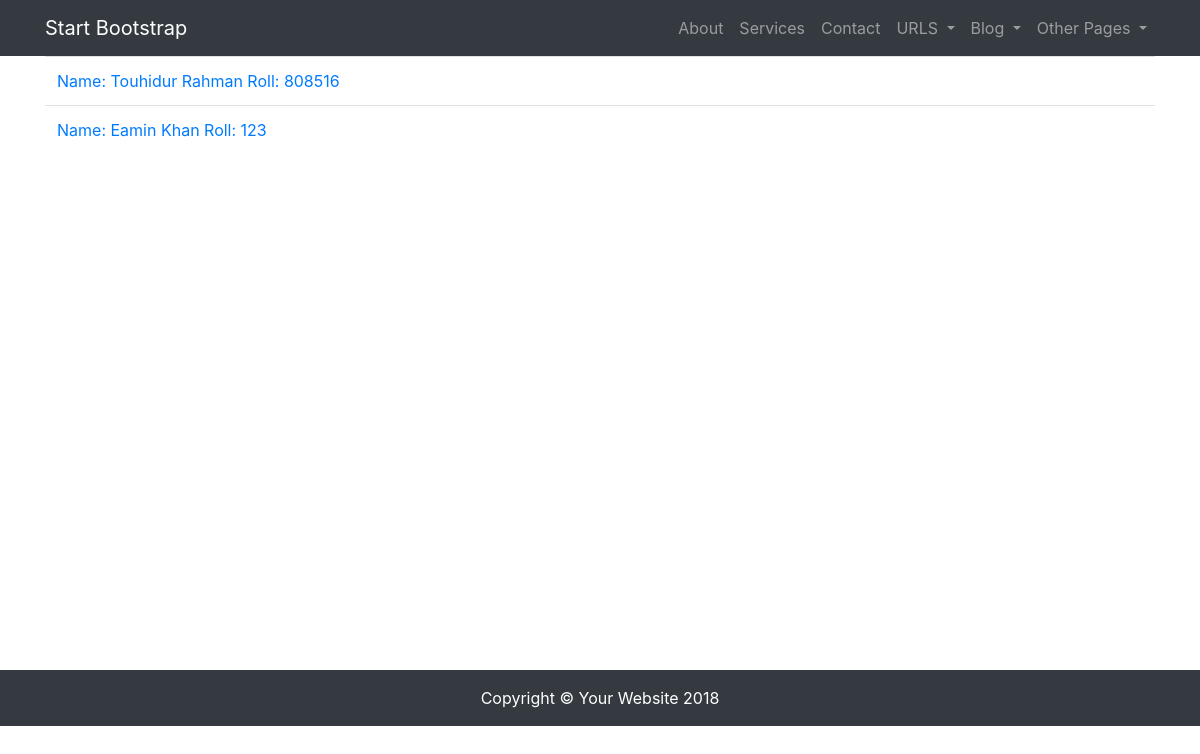
The page /student/list/ on the database its author committed.
### rpiapp/models.py (models this page shows, shortened)
class Student(models.Model):
    SHIFT = (
        ('1', '1st'),
        ('2', '2nd'),
    )
    SEMESTER = (
        ('1st', '1st'),
        ('2nd', '2nd'),
        ('3rd', '3rd'),
        ('4th', '4th'),
        ('5th', '5th'),
        ('6th', '6th'),
        ('7th', '7th'),
        ('8th', '8th'),
    )
    SESSION = (
        ([tuple(str(str(str(int(i[0])) + '-' + str(int(i[0] + 1))) + ', ' + str(
            str(int(i[0])) + '-' + str(int(i[0] + 1)))).split(',')) for i in
          tuple(map(lambda *x: x, (tuple([i for i in range(2016, 2050)]))))])
    )
    DEPARTMENT = (
        ('computer', 'Computer'),
        ('civil', 'Civil'),
        ('electrical', 'Electrical'),
        ('electronics', 'Electronics'),
        ('mechanical', 'Mechanical'),
        ('power', 'Power'),
        ('electromedical', 'Electromedical'),
        ('mechatronics', 'Mechatronics'),
    )
    s_name = models.CharField(max_length=250, blank=True)
    s_roll = models.IntegerField(default=0, blank=True)
    s_reg = models.IntegerField(default=0, blank=True)
    s_sift = models.CharField(max_length=10, choices=SHIFT)
    s_semester = models.CharField(max_length=10, choices=SEMESTER)
    s_session = models.CharField(max_length=10, choices=SESSION)
    s_department = models.CharField(max_length=50, choices=DEPARTMENT)
    slug = models.SlugField(unique=True, null=True)
    def get_absolute_url(self):
        return reverse('student_details_view', kwargs={"slug": self.slug})
    def __str__(self):  # Using this rename the model name
        return smart_text(str('Name: ' + self.s_name + ' ' + 'Roll: ' + str(self.s_roll)))

### rpiapp/views.py (the view)
# urls.py: url(r'^student/list/$', StudentListView.as_view(), name='student_list_view'),
class StudentListView(ListView):
    model = Student
    template_name = 'student_list_view.html'
    def get_queryset(self, *args, **kwargs):
        qs = super(StudentListView, self).get_queryset(*args, **kwargs)
        return qs

### rpiapp/templates/student_list_view.html
{% extends 'base.html'%}
{% block content %}
    <table class="table">
        {% for object in object_list %}
            <tr><td><a href="{{ object.get_absolute_url }}">{{ object }}</a></td></tr>
        {% endfor %}
    </table>
{% endblock  %}

### static/css/modern-business.css (style rules this page uses)
body { padding-top: 54px; }
@media (min-width: 992px) { body { padding-top: 56px; } }

### rows shown on the page
Student: s_name+s_roll "Name: Touhidur Rahman Roll: 808516"
Student: s_name+s_roll "Name: Eamin Khan Roll: 123"
